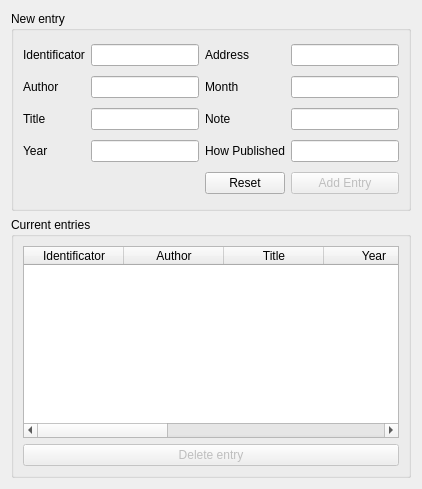
     <widget class="QWidget" name="tabBooklet">
      <attribute name="title">
       <string>Booklet</string>
      </attribute>
      <layout class="QGridLayout" name="gridLayout_10">
       <item row="0" column="0">
        <widget class="QGroupBox" name="groupBoxBookletNewEntry">
         <property name="minimumSize">
          <size>
           <width>0</width>
           <height>200</height>
          </size>
         </property>
         <property name="maximumSize">
          <size>
           <width>16777215</width>
           <height>200</height>
          </size>
         </property>
         <property name="title">
          <string>New entry</string>
         </property>
         <layout class="QGridLayout" name="gridLayout_9">
          <item row="2" column="1">
           <widget class="QLineEdit" name="lineEditBookletTitle"/>
          </item>
          <item row="3" column="0">
           <widget class="QLabel" name="labelBookletYear">
            <property name="text">
             <string>Year</string>
            </property>
           </widget>
          </item>
          <item row="3" column="2">
           <widget class="QLabel" name="labelBookletHowPublished">
            <property name="text">
             <string>How Published</string>
            </property>
           </widget>
          </item>
          <item row="1" column="2">
           <widget class="QLabel" name="labelBookletMonth">
            <property name="text">
             <string>Month</string>
            </property>
           </widget>
          </item>
          <item row="2" column="2">
           <widget class="QLabel" name="labelBookletNumber">
            <property name="text">
             <string>Note</string>
            </property>
           </widget>
          </item>
          <item row="0" column="1">
           <widget class="QLineEdit" name="lineEditBookletID"/>
          </item>
          <item row="2" column="0">
           <widget class="QLabel" name="labelBookletTitle">
            <property name="text">
             <string>Title</string>
            </property>
           </widget>
          </item>
          <item row="0" column="2">
           <widget class="QLabel" name="labelBookletAddress">
            <property name="text">
             <string>Address</string>
            </property>
           </widget>
          </item>
          <item row="0" column="0">
           <widget class="QLabel" name="labelBookletID">
            <property name="text">
             <string>Identificator</string>
            </property>
           </widget>
          </item>
          <item row="1" column="1">
           <widget class="QLineEdit" name="lineEditBookletAuthor"/>
          </item>
          <item row="1" column="0">
           <widget class="QLabel" name="labelBookletAuthor">
            <property name="text">
             <string>Author</string>
            </property>
           </widget>
          </item>
          <item row="3" column="1">
           <widget class="QLineEdit" name="lineEditBookletYear">
            <property name="maxLength">
             <number>4</number>
            </property>
           </widget>
          </item>
          <item row="4" column="5">
           <widget class="QPushButton" name="pushButtonBookletAddEntry">
            <property name="enabled">
             <bool>false</bool>
            </property>
            <property name="text">
             <string>Add Entry</string>
            </property>
           </widget>
          </item>
          <item row="3" column="5">
           <widget class="QLineEdit" name="lineEditBookletHowPublished"/>
          </item>
          <item row="2" column="5">
           <widget class="QLineEdit" name="lineEditBookletNote"/>
          </item>
          <item row="1" column="5">
           <widget class="QLineEdit" name="lineEditBookletMonth"/>
          </item>
          <item row="0" column="5">
           <widget class="QLineEdit" name="lineEditBookletAddress"/>
          </item>
          <item row="4" column="2">
           <widget class="QPushButton" name="pushButtonBookletReset">
            <property name="text">
             <string>Reset</string>
            </property>
           </widget>
          </item>
         </layout>
        </widget>
       </item>
       <item row="1" column="0">
        <widget class="QGroupBox" name="groupBoxBookletCurrentEntries">
         <property name="title">
          <string>Current entries</string>
         </property>
         <layout class="QGridLayout" name="gridLayout_8">
          <item row="1" column="0">
           <widget class="QPushButton" name="pushButtonBookletDelete">
            <property name="enabled">
             <bool>false</bool>
            </property>
            <property name="text">
             <string>Delete entry</string>
            </property>
           </widget>
          </item>
          <item row="0" column="0">
           <widget class="QTableWidget" name="tableWidgetBooklets">
            <property name="selectionMode">
             <enum>QAbstractItemView::SingleSelection</enum>
            </property>
            <property name="selectionBehavior">
             <enum>QAbstractItemView::SelectRows</enum>
            </property>
            <attribute name="horizontalHeaderShowSortIndicator" stdset="0">
             <bool>false</bool>
            </attribute>
            <attribute name="horizontalHeaderStretchLastSection">
             <bool>true</bool>
            </attribute>
            <attribute name="verticalHeaderVisible">
             <bool>false</bool>
            </attribute>
            <attribute name="verticalHeaderStretchLastSection">
             <bool>false</bool>
            </attribute>
            <column>
             <property name="text">
              <string>Identificator</string>
             </property>
            </column>
            <column>
             <property name="text">
              <string>Author</string>
             </property>
            </column>
            <column>
             <property name="text">
              <string>Title</string>
             </property>
            </column>
            <column>
             <property name="text">
              <string>Year</string>
             </property>
            </column>
            <column>
             <property name="text">
              <string>Address</string>
             </property>
            </column>
            <column>
             <property name="text">
              <string>Month</string>
             </property>
            </column>
            <column>
             <property name="text">
              <string>Note</string>
             </property>
            </column>
            <column>
             <property name="text">
              <string>How Published</string>
             </property>
            </column>
           </widget>
          </item>
         </layout>
        </widget>
       </item>
      </layout>
     </widget>
